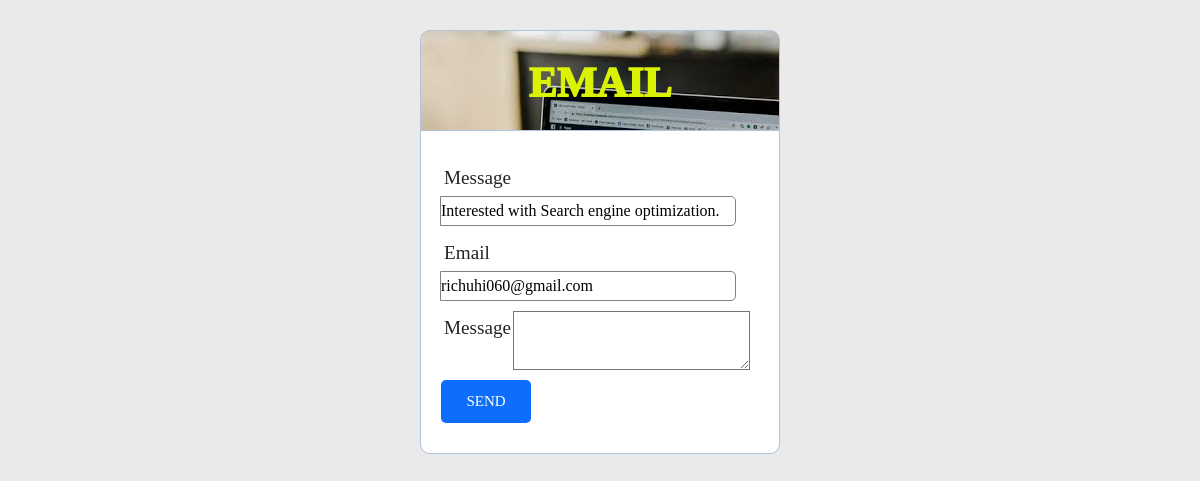
Page /Admin/appointments/mail.php?id=13 (signed in) on the committed database.
### tables this page shows
CREATE TABLE `appointment` (
  `id` int(11) NOT NULL,
  `name` varchar(255) NOT NULL,
  `email` varchar(255) NOT NULL,
  `phoneno` int(11) NOT NULL,
  `companyname` varchar(255) NOT NULL,
  `businessname` varchar(255) NOT NULL,
  `link` varchar(255) NOT NULL,
  `messages` varchar(255) NOT NULL
);

### Admin/db.php (called while the page is built, shortened)
<?php
   require('database/connect.php');
  function executedQuery($sql, $data)
{
         global $conn;
         $stmt = $conn-> prepare($sql);
         $values = array_values($data);
         $types = str_repeat('s',count($values));
         $stmt->bind_param($types, ...$values);
         $stmt->execute();
         return $stmt;
}
   function selectOne($table, $conditions)
   {
      $sql = "SELECT * FROM $table";
         $i=0;
         foreach ($conditions as $key => $value) {
            if ($i === 0) {
            $sql = $sql . " WHERE $key=?" ;
         }else{
            $sql = $sql . " AND $key=?" ;
         }
         $i++;
         }
         $sql = $sql . " LIMIT 1";
        $stmt = executedQuery($sql, $conditions);
         $records = $stmt->get_result()->fetch_assoc();
         return $records;
      }
 ?>

### Admin/appointments/appointment.php (called while the page is built, shortened)
<?php
$table = 'appointment';
	if (isset($_GET['id'])) {
	$post = selectOne($table , ['id' => $_GET['id']]);
    $message = $post['messages'];
	$email = $post['email'];
	}
 ?>

### Admin/appointments/mail.php (the view, shortened to what this page needs)
<?php include ('appointment.php'); ?>
<!DOCTYPE html>
<html>
<head>
	<link href="https://cdn.jsdelivr.net/npm/bootstrap@5.1.3/dist/css/bootstrap.min.css" rel="stylesheet">
	<link rel="stylesheet" type="text/css" href="../style.css">
</head>
<body>
	<div class="header">
		EMAIL
	</div>
	<form method="post" action="../mail/send_mail.php">
	<div class="input-group">
		<label>Message</label>
		<input type="text" name="name" value="<?php echo $message ?>" required>
	</div>
		<div class="input-group">
			<label>Email</label>
			<input type="text" name="email" value="<?php echo $email ?>" required>
		</div>
		<div class="input-group">
			<label>Message</label>
			<textarea name="body" id="body" required></textarea>
		</div>
		<div class="input-group">
			<button type="submit" name="send" class="btn  btn-primary">SEND </button>
		</div>
	</form>
</body>
</html>

### Admin/style.css (style rules this page uses)
* { margin: 0px; padding: 0px; }
body { background-color:#eaeaea; font-size: 120%; }
* { margin: 0; padding: 0; box-sizing: border-box; font-family: 'Lora', serif; }
.header { font-size: 2.2em; width: 30%; font-weight: 1000; height: 100px; margin: 30px auto 0px; color: #daf204; background: url('../images/homebg2.jpeg') no-repeat; text-align: center; border: 1px solid #B0C4DE; border-bottom: none; border-radius: 10px 10px 0px 0px; padding: 20px; }
form,.content { width: 30%; margin: 0px auto; padding: 20px; background: #fff; border: 1px solid #B0C4DE; border-radius: 0px 0px 10px 10px; }
.input-group { margin: 10px 0px 10px 0px; }
.input-group label { display: block; text-align: left; margin: 3px; }
.input-group input { height: 30px; width: 93%; padding: 5pox 10px; font-size: 16px; border-radius: 5px; border: 1px solid gray; }
.btn { padding: 10px; font-size: 15px; color: white; border: none; width: 90px; border-radius: 5px; }

### rows in the picture
appointment: name "Interested with Search engine optimization.", email "richuhi060@gmail.com"
